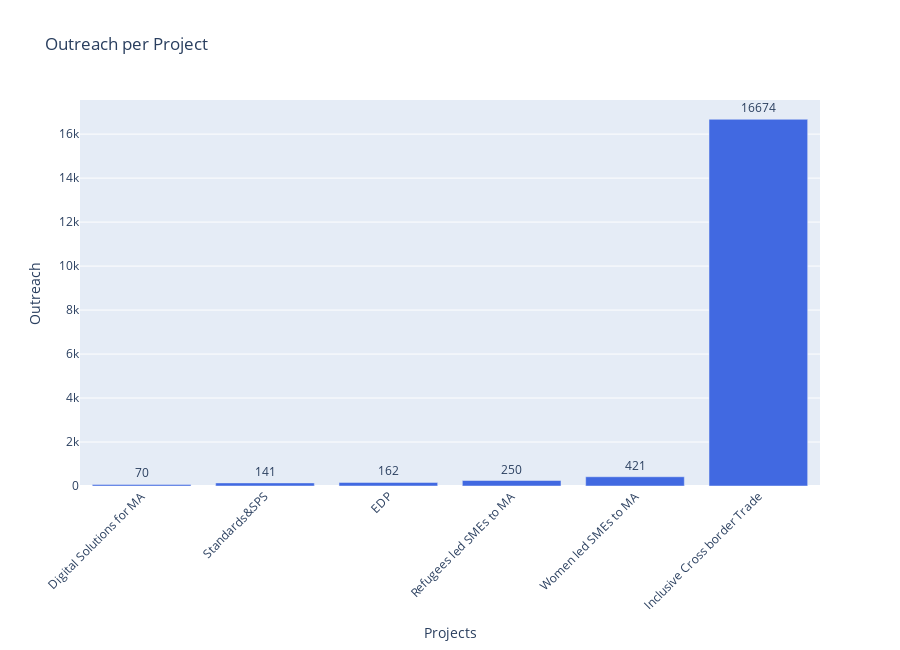

The notebook cell this image was saved under:
### Code cell
# Create the bar chart
fig = px.bar(data1[['Projects', 'Outreach']].sort_values(by='Outreach'), x='Projects', y='Outreach', text='Outreach', title='Outreach per Project')

# Customize layout
fig.update_traces(textposition='outside', marker_color='royalblue')
fig.update_layout(
    xaxis_tickangle=-45, 
    width=900,  
    height=650  
)

### Figure 1 — Plotly figure (JSON) as saved in the notebook; plotly's stock layout.template omitted (floating-point values rounded to 4 significant figures)
{"data": [{"alignmentgroup": "True", "hovertemplate": "Projects=%{x}<br>Outreach=%{text}<extra></extra>", "legendgroup": "", "marker": {"color": "royalblue", "pattern": {"shape": ""}}, "name": "", "offsetgroup": "", "orientation": "v", "showlegend": false, "text": [70, 141, 162, 250, 421, 16674], "textposition": "outside", "type": "bar", "x": ["Digital Solutions for MA", "Standards&SPS", "EDP", "Refugees led SMEs to MA", "Women led SMEs to MA", "Inclusive Cross border Trade"], "xaxis": "x", "y": [70, 141, 162, 250, 421, 16674], "yaxis": "y"}], "layout": {"barmode": "relative", "height": 650, "legend": {"tracegroupgap": 0}, "title": {"text": "Outreach per Project"}, "width": 900, "xaxis": {"anchor": "y", "domain": [0, 1], "tickangle": -45, "title": {"text": "Projects"}}, "yaxis": {"anchor": "x", "domain": [0, 1], "title": {"text": "Outreach"}}}}
